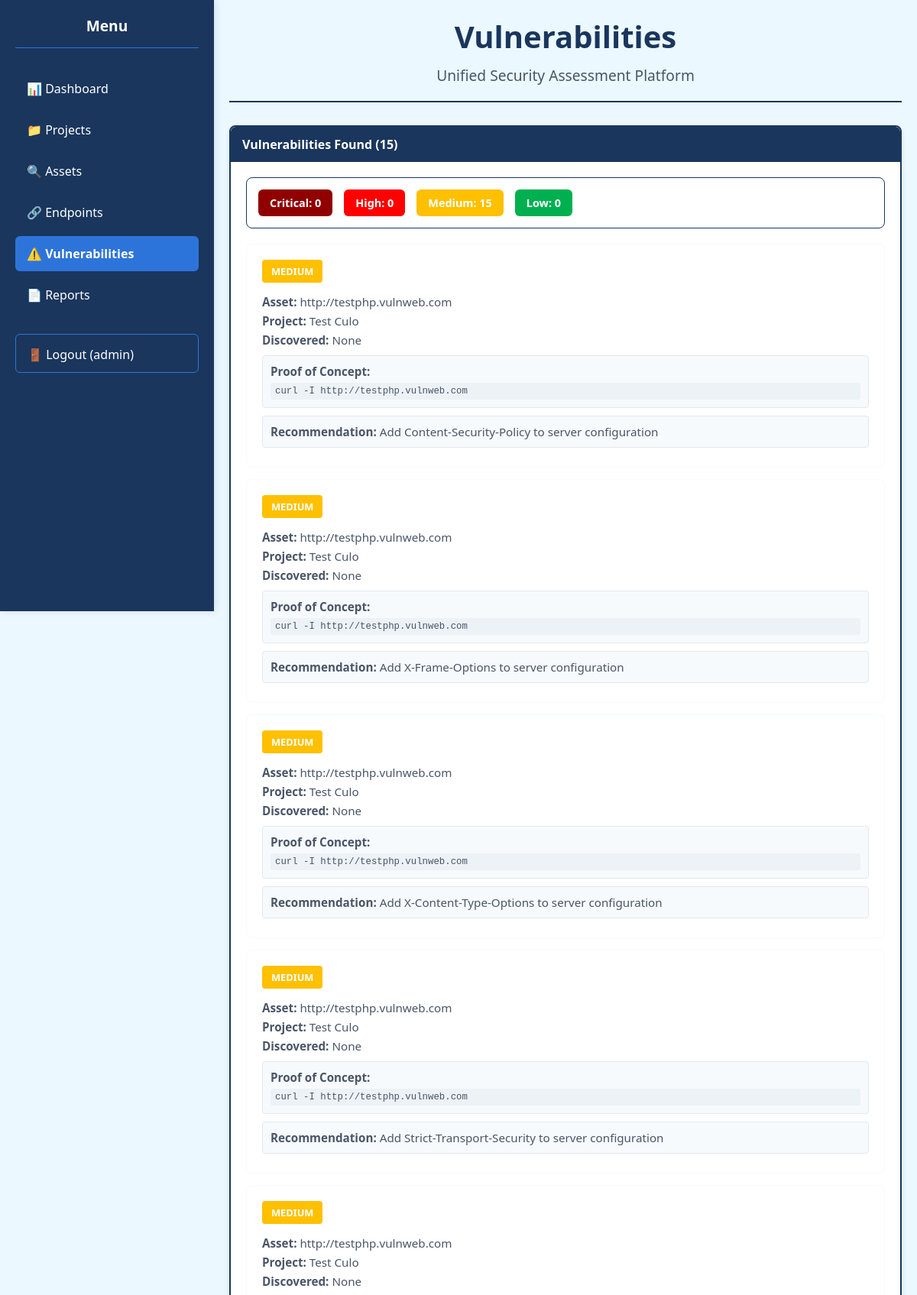
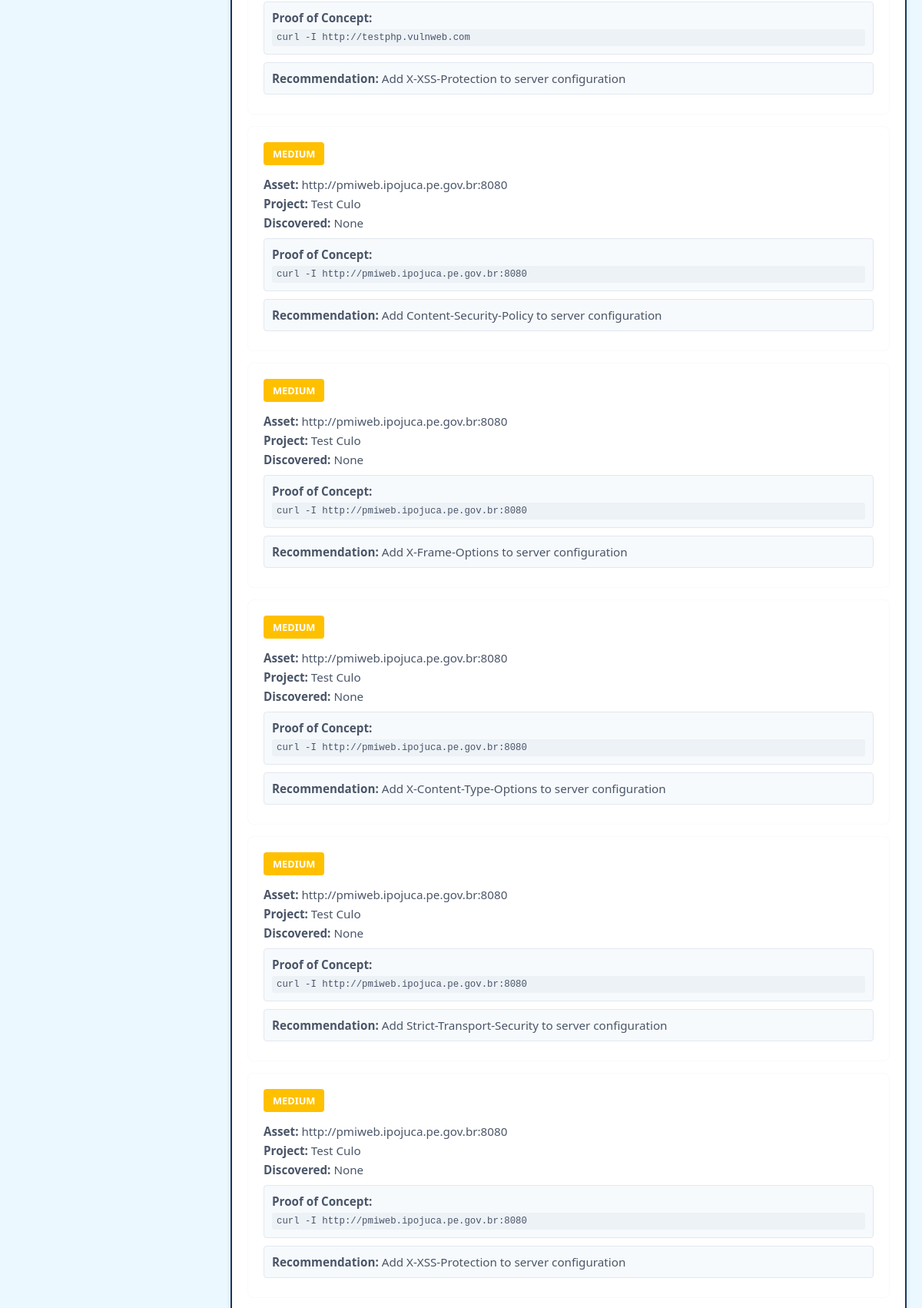
Screenshot of /vulnerabilities (signed in, upper part) with the database file from the repository (2 pictures, top to bottom).
### tables this page shows
CREATE TABLE vulnerabilities (
            id INTEGER PRIMARY KEY AUTOINCREMENT,
            type TEXT NOT NULL,
            severity TEXT,
            description TEXT,
            reference TEXT,
            proof_of_concept TEXT,
            recommendation TEXT,
            cve TEXT,
            cvss_score REAL,
            project_id INTEGER,
            asset_id INTEGER,
            discovery_date TEXT,
            FOREIGN KEY (project_id) REFERENCES projects (id),
            FOREIGN KEY (asset_id) REFERENCES assets (id)
        );

CREATE TABLE assets (
            id INTEGER PRIMARY KEY AUTOINCREMENT,
            url TEXT NOT NULL,
            technologies TEXT,
            open_ports TEXT,
            project_id INTEGER,
            discovery_date TEXT,
            FOREIGN KEY (project_id) REFERENCES projects (id)
        );

CREATE TABLE projects (
            id INTEGER PRIMARY KEY AUTOINCREMENT,
            name TEXT NOT NULL,
            created_date TEXT,
            description TEXT
        );

### dashboard/app.py (the view)
@app.route('/vulnerabilities')
@role_required('analyst')  # Only analysts and admins
def vulnerabilities():
    project_id = request.args.get('project', type=int)
    conn = get_db_connection()
    if project_id:
        vulnerabilities = conn.execute('''
            SELECT v.*, a.url as asset_url, p.name as project_name
            FROM vulnerabilities v
            LEFT JOIN assets a ON v.asset_id = a.id
            LEFT JOIN projects p ON v.project_id = p.id
            WHERE v.project_id = ?
            ORDER BY
                CASE v.severity
                    WHEN 'critical' THEN 1
                    WHEN 'high' THEN 2
                    WHEN 'medium' THEN 3
                    WHEN 'low' THEN 4
                    ELSE 5
                END,
                v.discovery_date DESC
        ''', (project_id,)).fetchall()
    else:
        vulnerabilities = conn.execute('''
            SELECT v.*, a.url as asset_url, p.name as project_name
            FROM vulnerabilities v
            LEFT JOIN assets a ON v.asset_id = a.id
            LEFT JOIN projects p ON v.project_id = p.id
            ORDER BY
                CASE v.severity
                    WHEN 'critical' THEN 1
                    WHEN 'high' THEN 2
                    WHEN 'medium' THEN 3
                    WHEN 'low' THEN 4
                    ELSE 5
                END,
                v.discovery_date DESC
        ''').fetchall()
    conn.close()
    project_name = None
    if project_id:
        conn = get_db_connection()
        project = conn.execute('SELECT name FROM projects WHERE id = ?', (project_id,)).fetchone()
        conn.close()
        project_name = project['name'] if project else f"Project {project_id}"
    return render_template('vulnerabilities.html',
                         vulnerabilities=vulnerabilities,
                         project_name=project_name,
                         project_id=project_id)

### dashboard/app.py (called while the page is built)
@app.context_processor
def inject_config():
    return {
        'allow_register': app.config['ALLOW_REGISTER'],
        'debug_mode': app.config['DEBUG']
    }

def get_db_connection():
    base_dir = os.path.dirname(os.path.dirname(os.path.abspath(__file__)))
    db_path = os.path.join(base_dir, 'database', 'hellSsus.db')
    conn = sqlite3.connect(db_path)
    conn.row_factory = sqlite3.Row
    return conn

### dashboard/templates/vulnerabilities.html (shortened to what this page needs)
{% extends "base.html" %}
{% block content %}
<div class="page-header">
    <h1 class="page-title">Vulnerabilities</h1>
    <p class="page-subtitle">Unified Security Assessment Platform</p>
</div>
<div class="table-container">
    <div style="background: var(--dark-blue); color: white; padding: 12px 15px; border-radius: 6px 6px 0 0; font-weight: bold;">
        Vulnerabilities Found ({{ vulnerabilities|length }})
    </div>
    <div style="padding: 20px;">
        {% if vulnerabilities %}
        <div class="severity-stats">
            {% set critical = vulnerabilities|selectattr('severity', 'equalto', 'critical')|list %}
            {% set high = vulnerabilities|selectattr('severity', 'equalto', 'high')|list %}
            {% set medium = vulnerabilities|selectattr('severity', 'equalto', 'medium')|list %}
            {% set low = vulnerabilities|selectattr('severity', 'equalto', 'low')|list %}
            <div class="severity-badges">
                <span class="severity-badge severity-critical">Critical: {{ critical|length }}</span>
                <span class="severity-badge severity-high">High: {{ high|length }}</span>
                <span class="severity-badge severity-medium">Medium: {{ medium|length }}</span>
                <span class="severity-badge severity-low">Low: {{ low|length }}</span>
            </div>
        </div>
        {% for vuln in vulnerabilities %}
        <div class="vulnerability-item severity-{{ vuln.severity }}">
            <div class="vuln-header">
                <span class="vuln-severity severity-{{ vuln.severity }}">{{ vuln.severity.upper() }}</span>
            </div>
            <div class="vuln-details">
                {% if vuln.asset_url %}
                <div><strong>Asset:</strong> {{ vuln.asset_url }}</div>
                {% endif %}
                {% if vuln.project_name %}
                <div><strong>Project:</strong> {{ vuln.project_name }}</div>
                {% endif %}
                <div><strong>Discovered:</strong> {{ vuln.discovery_date }}</div>
                {% if vuln.proof_of_concept %}
                <div class="vuln-poc">
                    <strong>Proof of Concept:</strong>
                    <code>{{ vuln.proof_of_concept }}</code>
                </div>
                {% endif %}
                {% if vuln.recommendation %}
                <div class="vuln-recommendation">
                    <strong>Recommendation:</strong> {{ vuln.recommendation }}
                </div>
                {% endif %}
            </div>
        </div>
        {% endfor %}
        {% else %}
        <div class="no-vulnerabilities">
            <p>No vulnerabilities found.</p>
            <p>Run a scan with HellScanner to discover vulnerabilities.</p>
        </div>
        {% endif %}
    </div>
</div>
{% endblock %}

### dashboard/static/css/style.css (style rules this page uses)
:root { --dark-blue: #1a365d; --medium-blue: #2d74da; --light-blue: #ebf8ff; --white: #ffffff; --light-gray: #f7fafc; --gray: #4a5568; }
* { margin: 0; padding: 0; box-sizing: border-box; }
body { font-family: 'Segoe UI', Tahoma, Geneva, Verdana, sans-serif; background: var(--light-blue); color: var(--gray); }
.page-header { text-align: center; border-bottom: 2px solid var(--dark-blue); padding-bottom: 20px; margin-bottom: 30px; }
.page-title { font-size: 2.5em; color: var(--dark-blue); margin-bottom: 10px; }
.page-subtitle { font-size: 1.2em; color: var(--gray); }
.table-container { background: var(--white); border-radius: 8px; border: 2px solid var(--dark-blue); box-shadow: 0 4px 6px rgba(0,0,0,0.1); overflow: hidden; }
.severity-stats { margin-bottom: 20px; padding: 15px; background: var(--white); border-radius: 8px; border: 1px solid var(--dark-blue); }
.severity-badges { display: flex; gap: 15px; flex-wrap: wrap; }
.severity-badge { padding: 8px 15px; border-radius: 6px; font-weight: bold; font-size: 0.9em; }
.severity-critical { background: #910000; color: #ffffff; }
.severity-high { background: #FF0000; color: #ffffff; }
.severity-medium { background: #FFC000; color: #ffffff; }
.severity-low { background: #00B050; color: #ffffff; }
.vulnerability-item { padding: 20px; margin-bottom: 15px; border-radius: 8px; border: 1px solid var(--light-gray); background: var(--white); }
.vuln-header { display: flex; align-items: center; gap: 10px; margin-bottom: 10px; flex-wrap: wrap; }
.vuln-severity { padding: 6px 12px; border-radius: 4px; font-weight: bold; font-size: 0.8em; text-transform: uppercase; }
.vuln-details { font-size: 0.95em; color: var(--gray); }
.vuln-details div { margin-bottom: 5px; }
.vuln-poc, .vuln-recommendation { margin-top: 10px; padding: 10px; background: #f7fafc; border-radius: 4px; border: 1px solid #e2e8f0; }
.vuln-poc code { font-family: monospace; background: #edf2f7; padding: 4px 6px; border-radius: 3px; display: block; margin-top: 5px; }

### rows the page displays
vulnerabilities: severity "MEDIUM", asset_url "http://testphp.vulnweb.com", project_name "Test Culo", discovery_date "None", proof_of_concept "curl -I http://testphp.vulnweb.com", recommendation "Add Content-Security-Policy to server configuration"
vulnerabilities: severity "MEDIUM", asset_url "http://testphp.vulnweb.com", project_name "Test Culo", discovery_date "None", proof_of_concept "curl -I http://testphp.vulnweb.com", recommendation "Add X-Frame-Options to server configuration"
vulnerabilities: severity "MEDIUM", asset_url "http://testphp.vulnweb.com", project_name "Test Culo", discovery_date "None", proof_of_concept "curl -I http://testphp.vulnweb.com", recommendation "Add X-Content-Type-Options to server configuration"
vulnerabilities: severity "MEDIUM", asset_url "http://testphp.vulnweb.com", project_name "Test Culo", discovery_date "None", proof_of_concept "curl -I http://testphp.vulnweb.com", recommendation "Add Strict-Transport-Security to server configuration"
vulnerabilities: severity "MEDIUM", asset_url "http://testphp.vulnweb.com", project_name "Test Culo", discovery_date "None", proof_of_concept "curl -I http://testphp.vulnweb.com", recommendation "Add X-XSS-Protection to server configuration"
vulnerabilities: severity "MEDIUM", asset_url "http://pmiweb.ipojuca.pe.gov.br:8080", project_name "Test Culo", discovery_date "None", proof_of_concept "curl -I http://pmiweb.ipojuca.pe.gov.br:8080", recommendation "Add Content-Security-Policy to server configuration"
vulnerabilities: severity "MEDIUM", asset_url "http://pmiweb.ipojuca.pe.gov.br:8080", project_name "Test Culo", discovery_date "None", proof_of_concept "curl -I http://pmiweb.ipojuca.pe.gov.br:8080", recommendation "Add X-Frame-Options to server configuration"
vulnerabilities: severity "MEDIUM", asset_url "http://pmiweb.ipojuca.pe.gov.br:8080", project_name "Test Culo", discovery_date "None", proof_of_concept "curl -I http://pmiweb.ipojuca.pe.gov.br:8080", recommendation "Add X-Content-Type-Options to server configuration"
vulnerabilities: severity "MEDIUM", asset_url "http://pmiweb.ipojuca.pe.gov.br:8080", project_name "Test Culo", discovery_date "None", proof_of_concept "curl -I http://pmiweb.ipojuca.pe.gov.br:8080", recommendation "Add Strict-Transport-Security to server configuration"
vulnerabilities: severity "MEDIUM", asset_url "http://pmiweb.ipojuca.pe.gov.br:8080", project_name "Test Culo", discovery_date "None", proof_of_concept "curl -I http://pmiweb.ipojuca.pe.gov.br:8080", recommendation "Add X-XSS-Protection to server configuration"

### other values shown
{{ session.username }} "admin"
{{ vulnerabilities|length }} "15"
{{ critical|length }} "0"
{{ high|length }} "0"
{{ medium|length }} "15"
{{ low|length }} "0"
